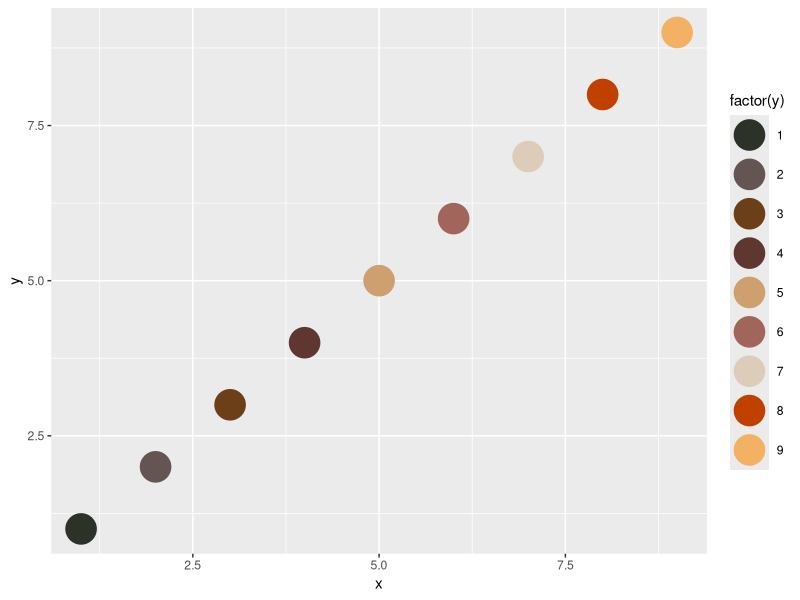

The R source for this figure:
library(tidyverse)

test <- tibble(x = 1:9, y = 1:9)

woodworkR_palette_names <- c("ebony", "wenge", "walnut", "redwood", 
                             "whiteoak", "cedar", "pine", "mahogany", 
                             "beech", "teak")
woodworkR_palette <- c("#2c3227", "#645452", "#6c3f19", "#5F3730", 
                       "#ce9f6f", "#a1655b", "#deccba", "#c04000", 
                       "#f3b164", "#aa6d37")

test %>% 
          ggplot(aes(x, y, color = factor(y))) +
          geom_point(size = 10) +
          scale_color_manual(values = woodworkR_palette)
